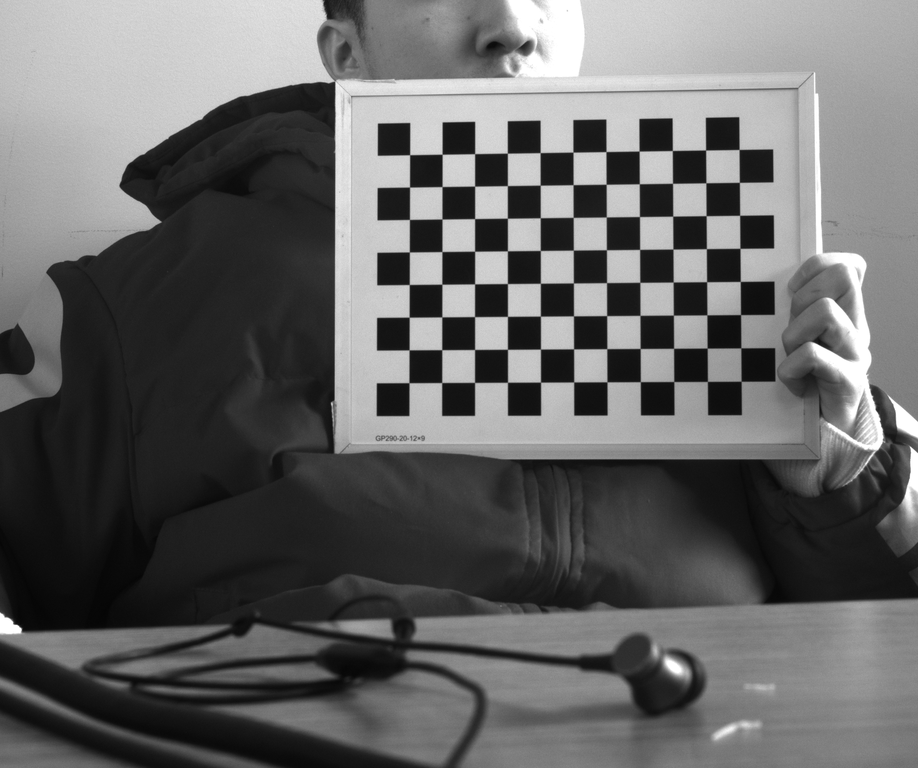
#> input picture HKVSPNGdataset/right/Image_11.png, 918 x 768 px, shrunk from 2448 x 2048 before the run; its folder holds only this picture in this run
$ python calibration.py
#> lines starting #> are read from the running program, lines starting #| are printed output that depends on the picture; after the words box and inside, x2 and y2 are one past the last pixel; in counts of white or black regions, pixels touching at a corner belong together; long printed decimals are rounded
import numpy as np
import cv2
import glob

def calibrate_camera(square_size, width, height, image_folder):
#> called with square_size = 2, width = 11, height = 8, image_folder = 'dataset/right'
    objp = np.zeros((width*height, 3), np.float32)
    # 将世界坐标系建在标定板上，所有点的Z坐标全部为0，所以只需要赋值x和y
    objp[:,:2] = np.mgrid[0:width,0:height].T.reshape(-1,2) * square_size

    # 保存角点的数组
    objpoints = [] # 3d point in real world space
    imgpoints = [] # 2d points in image plane.

    # 读取图像文件

    images = glob.glob(f'{image_folder}/*.png')

    criteria = (cv2.TERM_CRITERIA_EPS + cv2.TERM_CRITERIA_MAX_ITER, 30, 0.001)

    for fname in images:
        img = cv2.imread(fname)
#> img is the input picture: shape (768, 918, 3); min 5, max 255, mean 101.3
        gray = cv2.cvtColor(img, cv2.COLOR_BGR2GRAY)

        # 查找棋盘格角点
        ret, corners = cv2.findChessboardCorners(gray, (width,height), None)
#> ret = True; corners = 88 rows, first 8: [409.6, 154.7], [442.2, 154.3], [474.6, 153.6], [507.4, 153.2], [540.2, 152.6], [573, 152.2], [605.9, 151.6], [639.2, 151.1]

        # 如果找到了，添加物理坐标和图像坐标
        if ret == True:
            objpoints.append(objp) #物理坐标的z都为0
            corners2 = cv2.cornerSubPix(gray,corners, (11,11), (-1,-1), criteria)
#> corners2 = 88 rows, first 8: [409.6, 154.7], [442.1, 154.2], [474.6, 153.6], [507.4, 153.2], [540.2, 152.6], [573, 152.1], [606, 151.6], [639.1, 151.1]
            imgpoints.append(corners2)

            # 可以选择绘制并显示角点
            cv2.drawChessboardCorners(img, (width,height), corners2, ret)
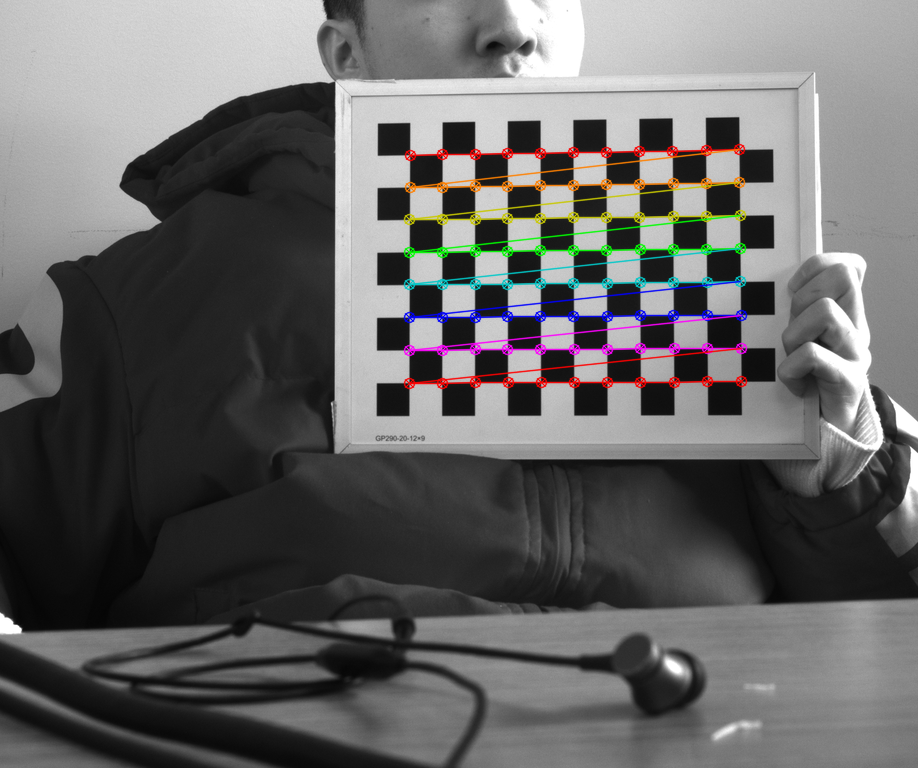
#> img: shape (768, 918, 3); 3.03% of pixels changed, all inside (x1, y1, x2, y2) = (403, 143, 748, 390)
            cv2.namedWindow('img', cv2.WINDOW_NORMAL)
            cv2.imshow('img', img)
            cv2.waitKey(200)

    cv2.destroyAllWindows()

    # 标定
    ret, mtx, dist, rvecs, tvecs = cv2.calibrateCamera(objpoints, imgpoints, gray.shape[::-1], None, None)
#> ret = 0.0389; mtx = [[1979.6, 0, 450.6], [0, 1979.2, 370.7], [0, 0, 1]]; dist = [[-0.0423, 1.24, 0.00189, -0.0004, -8.57]]; rvecs = ([-0.0665, 0.101, -0.00183],); tvecs = ([-2.51, -13.24, 121.2],)

    print("Camera matrix : \n", mtx)
#| Camera matrix :
#|  [[1.97955360e+03 0.00000000e+00 4.50563945e+02]
#|  [0.00000000e+00 1.97920149e+03 3.70668595e+02]
#|  [0.00000000e+00 0.00000000e+00 1.00000000e+00]]
    print("dist : \n", dist)
#| dist :
#|  [[-4.23347670e-02  1.24211709e+00  1.89097823e-03 -4.00360657e-04
#|   -8.57073516e+00]]
    print("rvecs : \n", rvecs)
#| rvecs :
#|  (array([[-0.0665 ],
#|        [ 0.1012],
#|        [-0.001827]]),)
    print("tvecs : \n", tvecs)
#| tvecs :
#|  (array([[ -2.506],
#|        [-13.239],
#|        [121.219]]),)

    # 保存内参矩阵和畸变系数到文件
    # np.savez('calibration_data_right.npz', mtx=mtx, dist=dist)

    return {"mtx": mtx, "dist": dist, "rvecs": rvecs, "tvecs": tvecs}


def main():
    # 准备标定板上角点的物理坐标，假设标定板正好在世界坐标系的原点，
    # 例如，使用一个标准的棋盘格标定板，每个格子的大小为square_size，
    # 棋盘格的大小为 (width, height)。
    square_size = 2.0
    width, height = 11, 8
    image_folder = 'dataset/right'
    calibration_data = calibrate_camera(square_size, width, height, image_folder)
#> calibration_data = {'mtx': [[1979.6, 0, 450.6], [0, 1979.2, 370.7], [0, 0, 1]], 'dist': [[-0.0423, 1.24, 0.00189, -0.0004, -8.57]], 'rvecs': ([-0.0665, 0.101, -0.00183],), 'tvecs': ([-2.51, -13.24, 121.2],)}


    # Save calibration data to file
    # **操作符：在Python中，**操作符用于将字典的键值对解包为关键字参数。这意味着如果你有一个字典，其键值对可以直接作为函数的关键字参数传递。
    np.savez('calibration_data_right.npz', **calibration_data)

if __name__ == "__main__":
    main()

$ run again, on HKVSPNGdataset/right/Image_19.png
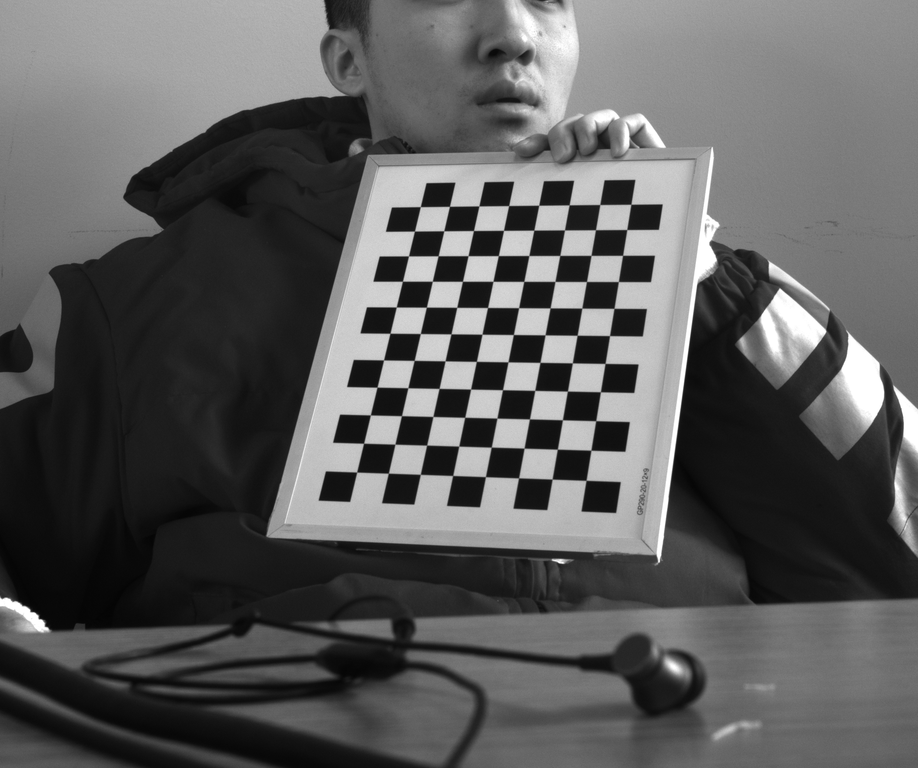
#> input picture HKVSPNGdataset/right/Image_19.png, 918 x 768 px, shrunk from 2448 x 2048 before the run
#> in calibrate_camera, img is the input picture: shape (768, 918, 3); min 4, max 255, mean 91.6
#> in calibrate_camera, `ret, corners = cv2.findChessboardCorners(gray, (width,height), None)`: ret = True; corners = 88 rows, first 8: [356.7, 472.1], [363.6, 443.3], [370.4, 414.9], [377, 387.2], [383.5, 359.9], [390, 333.3], [396.3, 307], [402.5, 281.3]
#> corners2 = 88 rows, first 8: [356.6, 472.1], [363.6, 443.3], [370.4, 414.9], [377, 387.2], [383.5, 359.9], [389.9, 333.3], [396.3, 307], [402.4, 281.2]
#> in calibrate_camera, `cv2.drawChessboardCorners(img, (width,height), corners2, ret)`:
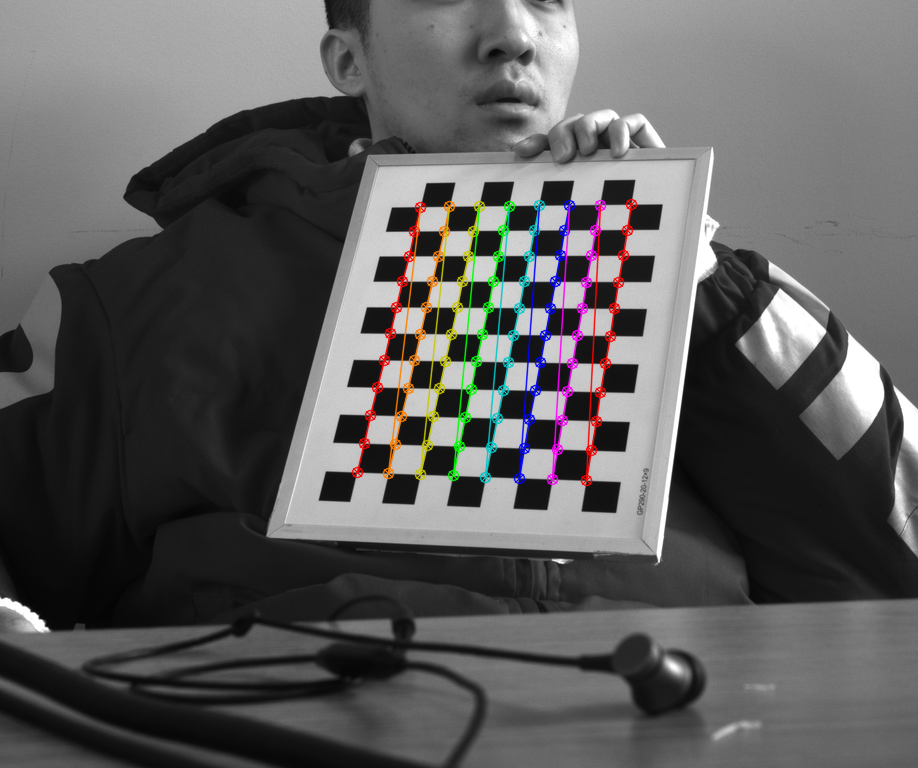
#> img: shape (768, 918, 3); 2.66% of pixels changed, all inside (x1, y1, x2, y2) = (351, 198, 638, 487)
#> in calibrate_camera, `ret, mtx, dist, rvecs, tvecs = cv2.calibrateCamera(objpoints, imgpoint..`: ret = 0.0467; mtx = [[1811, 0, 439.6], [0, 1823, 376.1], [0, 0, 1]]; dist = [[0.15, -10.86, 0.00273, -0.00178, 217.1]]; rvecs = ([-0.676, -0.214, -1.4],); tvecs = ([-4.94, 5.68, 108],)
#| Camera matrix :
#|  [[1.81100103e+03 0.00000000e+00 4.39607873e+02]
#|  [0.00000000e+00 1.82302406e+03 3.76112879e+02]
#|  [0.00000000e+00 0.00000000e+00 1.00000000e+00]]
#| dist :
#|  [[ 1.49809430e-01 -1.08645694e+01  2.72694015e-03 -1.77551128e-03
#|    2.17078353e+02]]
#| rvecs :
#|  (array([[-0.676],
#|        [-0.2136],
#|        [-1.403]]),)
#| tvecs :
#|  (array([[ -4.940],
#|        [  5.676],
#|        [107.953]]),)
#> calibration_data = {'mtx': [[1811, 0, 439.6], [0, 1823, 376.1], [0, 0, 1]], 'dist': [[0.15, -10.86, 0.00273, -0.00178, 217.1]], 'rvecs': ([-0.676, -0.214, -1.4],), 'tvecs': ([-4.94, 5.68, 108],)}

$ run again, on HKVSPNGdataset/right/Image_21.png
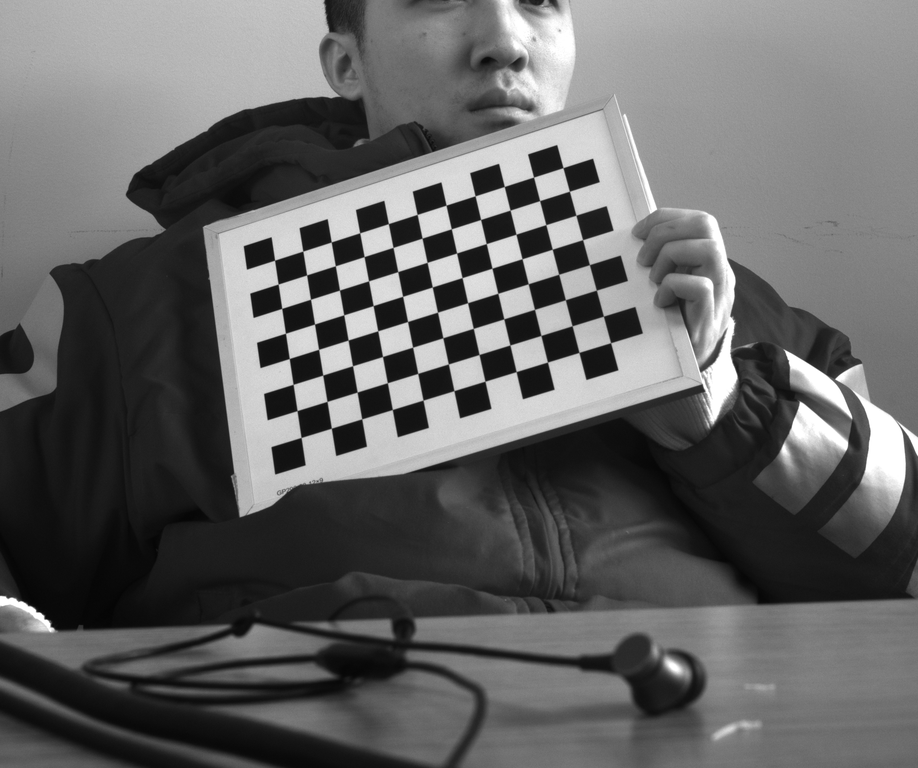
#> input picture HKVSPNGdataset/right/Image_21.png, 918 x 768 px, shrunk from 2448 x 2048 before the run
#> in calibrate_camera, img is the input picture: shape (768, 918, 3); min 4, max 255, mean 99.8
#> in calibrate_camera, `ret, corners = cv2.findChessboardCorners(gray, (width,height), None)`: ret = True; corners = 88 rows, first 8: [274.6, 260.2], [302.8, 251.2], [331.2, 242], [359.7, 232.8], [388.4, 223.6], [417.1, 214.4], [446.1, 205.2], [475.1, 195.8]
#> corners2 = 88 rows, first 8: [274.6, 260.2], [302.8, 251.1], [331.2, 241.9], [359.7, 232.8], [388.4, 223.6], [417.1, 214.4], [446.1, 205.2], [475.1, 195.8]
#> in calibrate_camera, `cv2.drawChessboardCorners(img, (width,height), corners2, ret)`:
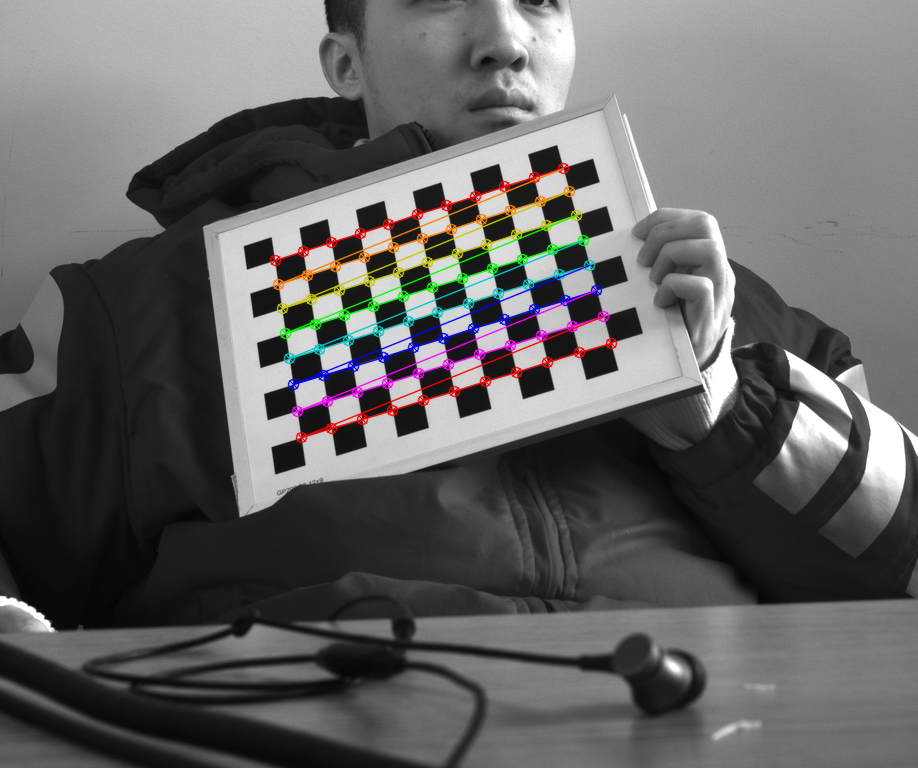
#> img: shape (768, 918, 3); 2.79% of pixels changed, all inside (x1, y1, x2, y2) = (269, 162, 618, 444)
#> in calibrate_camera, `ret, mtx, dist, rvecs, tvecs = cv2.calibrateCamera(objpoints, imgpoint..`: ret = 0.0469; mtx = [[1711.6, 0, 486.2], [0, 1726.4, 435.3], [0, 0, 1]]; dist = [[0.082, -7.19, -0.000295, 0.00296, 143.7]]; rvecs = ([-0.533, 0.197, -0.249],); tvecs = ([-14.05, -11.52, 113.5],)
#| Camera matrix :
#|  [[1.71157636e+03 0.00000000e+00 4.86199140e+02]
#|  [0.00000000e+00 1.72640211e+03 4.35260249e+02]
#|  [0.00000000e+00 0.00000000e+00 1.00000000e+00]]
#| dist :
#|  [[ 8.19813135e-02 -7.18871988e+00 -2.94852996e-04  2.95862303e-03
#|    1.43699911e+02]]
#| rvecs :
#|  (array([[-0.5332],
#|        [ 0.1974],
#|        [-0.2494]]),)
#| tvecs :
#|  (array([[-14.047],
#|        [-11.517],
#|        [113.456]]),)
#> calibration_data = {'mtx': [[1711.6, 0, 486.2], [0, 1726.4, 435.3], [0, 0, 1]], 'dist': [[0.082, -7.19, -0.000295, 0.00296, 143.7]], 'rvecs': ([-0.533, 0.197, -0.249],), 'tvecs': ([-14.05, -11.52, 113.5],)}

$ run again, on HKVSPNGdataset/right/Image_23.png
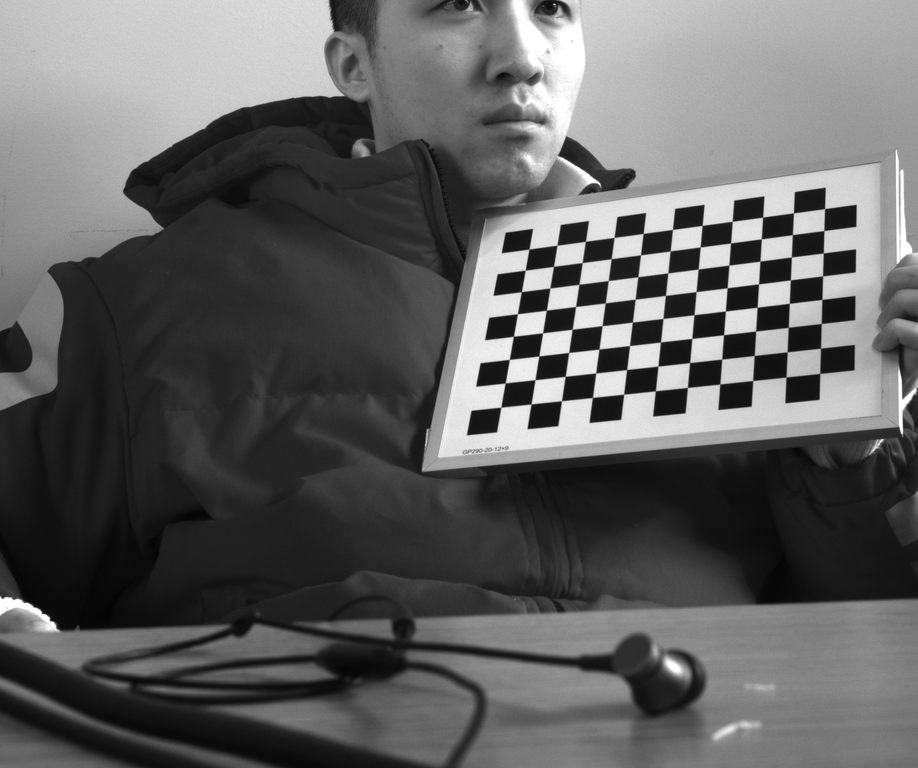
#> input picture HKVSPNGdataset/right/Image_23.png, 918 x 768 px, shrunk from 2448 x 2048 before the run
#> in calibrate_camera, img is the input picture: shape (768, 918, 3); min 5, max 255, mean 96.9
#> in calibrate_camera, `ret, corners = cv2.findChessboardCorners(gray, (width,height), None)`: ret = True; corners = 88 rows, first 8: [529, 249], [557, 245.2], [585.4, 241.4], [614.1, 237.4], [643.1, 233.5], [672.5, 229.5], [702.2, 225.4], [732.3, 221.3]
#> corners2 = 88 rows, first 8: [528.9, 249.1], [557, 245.2], [585.4, 241.4], [614.1, 237.4], [643.1, 233.5], [672.5, 229.5], [702.2, 225.4], [732.3, 221.3]
#> in calibrate_camera, `cv2.drawChessboardCorners(img, (width,height), corners2, ret)`:
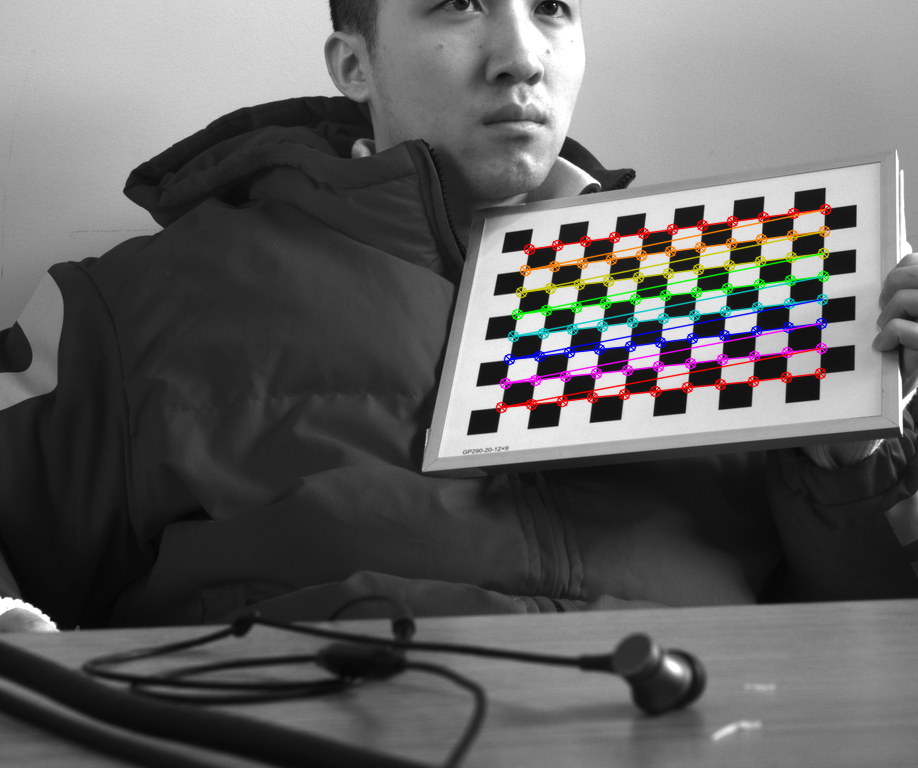
#> img: shape (768, 918, 3); 2.82% of pixels changed, all inside (x1, y1, x2, y2) = (495, 203, 832, 414)
#> in calibrate_camera, `ret, mtx, dist, rvecs, tvecs = cv2.calibrateCamera(objpoints, imgpoint..`: ret = 0.046; mtx = [[1745.6, 0, 470.1], [0, 1770.9, 421.1], [0, 0, 1]]; dist = [[-0.255, 4.06, -0.00289, 0.0102, -29.78]]; rvecs = ([-0.706, 0.363, 0.029],); tvecs = ([4, -11.55, 118.8],)
#| Camera matrix :
#|  [[1.74562273e+03 0.00000000e+00 4.70127913e+02]
#|  [0.00000000e+00 1.77092644e+03 4.21054940e+02]
#|  [0.00000000e+00 0.00000000e+00 1.00000000e+00]]
#| dist :
#|  [[-2.55047534e-01  4.06140560e+00 -2.88971569e-03  1.02183648e-02
#|   -2.97826780e+01]]
#| rvecs :
#|  (array([[-0.706],
#|        [ 0.3627],
#|        [ 0.02903 ]]),)
#| tvecs :
#|  (array([[  3.998 ],
#|        [-11.549 ],
#|        [118.825]]),)
#> calibration_data = {'mtx': [[1745.6, 0, 470.1], [0, 1770.9, 421.1], [0, 0, 1]], 'dist': [[-0.255, 4.06, -0.00289, 0.0102, -29.78]], 'rvecs': ([-0.706, 0.363, 0.029],), 'tvecs': ([4, -11.55, 118.8],)}
